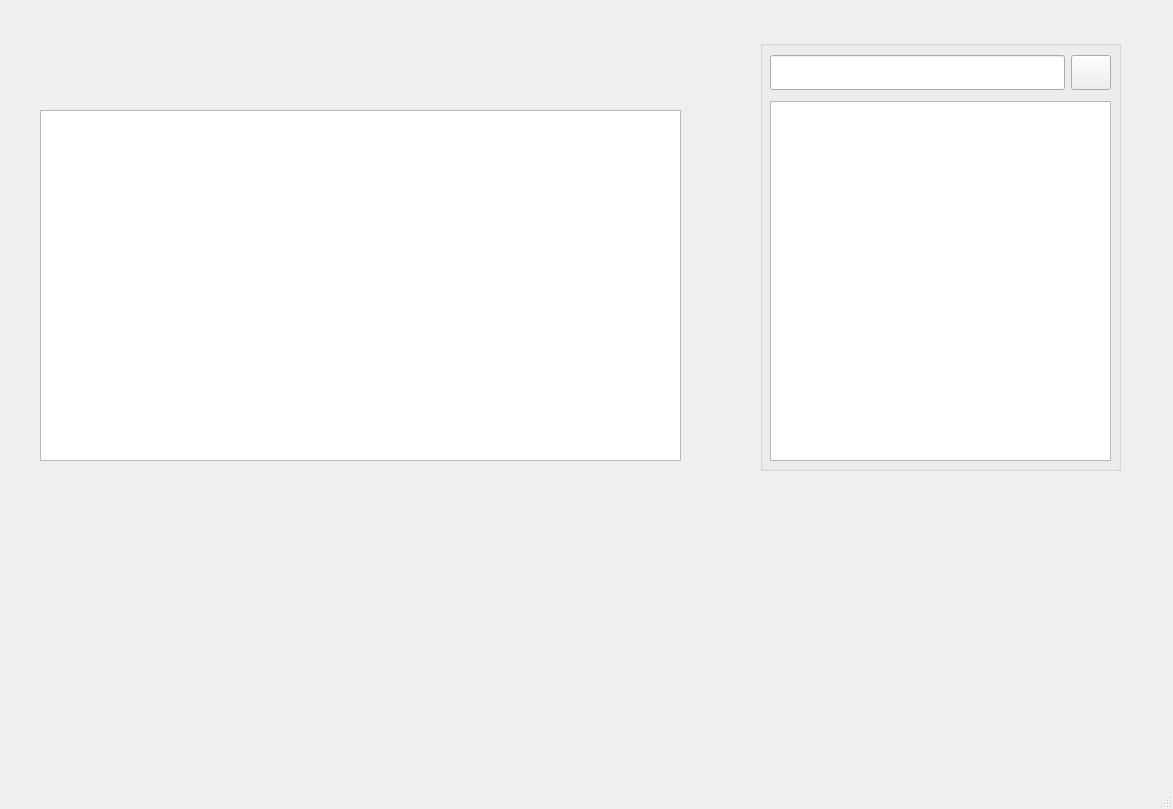
<?xml version="1.0" encoding="UTF-8"?>
<ui version="4.0">
 <class>MainWindow</class>
 <widget class="QMainWindow" name="MainWindow">
  <property name="geometry">
   <rect>
    <x>0</x>
    <y>0</y>
    <width>1173</width>
    <height>809</height>
   </rect>
  </property>
  <property name="windowTitle">
   <string>MainWindow</string>
  </property>
  <widget class="QWidget" name="centralwidget">
   <widget class="QLabel" name="label">
    <property name="geometry">
     <rect>
      <x>0</x>
      <y>0</y>
      <width>1171</width>
      <height>751</height>
     </rect>
    </property>
    <property name="text">
     <string/>
    </property>
    <property name="pixmap">
     <pixmap>../../image/ReadFanfic.png</pixmap>
    </property>
    <property name="scaledContents">
     <bool>true</bool>
    </property>
   </widget>
   <widget class="QLineEdit" name="lineEdit_Title">
    <property name="geometry">
     <rect>
      <x>260</x>
      <y>510</y>
      <width>301</width>
      <height>41</height>
     </rect>
    </property>
    <property name="font">
     <font>
      <pointsize>13</pointsize>
     </font>
    </property>
    <property name="styleSheet">
     <string notr="true">QLineEdit {
    background: transparent;
    border: none;
}</string>
    </property>
    <property name="text">
     <string/>
    </property>
   </widget>
   <widget class="QLineEdit" name="lineEdit_Character">
    <property name="geometry">
     <rect>
      <x>260</x>
      <y>580</y>
      <width>301</width>
      <height>41</height>
     </rect>
    </property>
    <property name="font">
     <font>
      <pointsize>13</pointsize>
     </font>
    </property>
    <property name="styleSheet">
     <string notr="true">QLineEdit {
    background: transparent;
    border: none;
}</string>
    </property>
    <property name="text">
     <string/>
    </property>
   </widget>
   <widget class="QLineEdit" name="lineEdit_Author">
    <property name="geometry">
     <rect>
      <x>820</x>
      <y>510</y>
      <width>311</width>
      <height>41</height>
     </rect>
    </property>
    <property name="font">
     <font>
      <pointsize>13</pointsize>
     </font>
    </property>
    <property name="styleSheet">
     <string notr="true">QLineEdit {
    background: transparent;
    border: none;
}</string>
    </property>
    <property name="text">
     <string/>
    </property>
   </widget>
   <widget class="QLineEdit" name="lineEdit_Date">
    <property name="geometry">
     <rect>
      <x>820</x>
      <y>580</y>
      <width>311</width>
      <height>41</height>
     </rect>
    </property>
    <property name="font">
     <font>
      <pointsize>13</pointsize>
     </font>
    </property>
    <property name="styleSheet">
     <string notr="true">QLineEdit {
    background: transparent;
    border: none;
}</string>
    </property>
    <property name="text">
     <string/>
    </property>
   </widget>
   <widget class="QPushButton" name="pushButton_Back">
    <property name="geometry">
     <rect>
      <x>920</x>
      <y>660</y>
      <width>211</width>
      <height>61</height>
     </rect>
    </property>
    <property name="text">
     <string/>
    </property>
    <property name="flat">
     <bool>true</bool>
    </property>
   </widget>
   <widget class="QTextEdit" name="textEdit">
    <property name="geometry">
     <rect>
      <x>40</x>
      <y>110</y>
      <width>641</width>
      <height>351</height>
     </rect>
    </property>
   </widget>
   <widget class="QGroupBox" name="groupBox">
    <property name="geometry">
     <rect>
      <x>760</x>
      <y>40</y>
      <width>361</width>
      <height>431</height>
     </rect>
    </property>
    <property name="title">
     <string/>
    </property>
    <widget class="QWidget" name="verticalLayoutWidget">
     <property name="geometry">
      <rect>
       <x>10</x>
       <y>10</y>
       <width>341</width>
       <height>411</height>
      </rect>
     </property>
     <layout class="QVBoxLayout" name="verticalLayout">
      <item>
       <layout class="QHBoxLayout" name="horizontalLayout_3" stretch="5,1">
        <property name="sizeConstraint">
         <enum>QLayout::SetMinimumSize</enum>
        </property>
        <property name="topMargin">
         <number>5</number>
        </property>
        <property name="bottomMargin">
         <number>5</number>
        </property>
        <item>
         <widget class="QLineEdit" name="lineEdit_Search">
          <property name="maximumSize">
           <size>
            <width>16777215</width>
            <height>70</height>
           </size>
          </property>
         </widget>
        </item>
        <item>
         <widget class="QPushButton" name="pushButton_Search">
          <property name="minimumSize">
           <size>
            <width>15</width>
            <height>35</height>
           </size>
          </property>
          <property name="maximumSize">
           <size>
            <width>40</width>
            <height>70</height>
           </size>
          </property>
          <property name="text">
           <string/>
          </property>
          <property name="icon">
           <iconset>
            <normaloff>../../image/icon/search.webp</normaloff>../../image/icon/search.webp</iconset>
          </property>
          <property name="iconSize">
           <size>
            <width>25</width>
            <height>25</height>
           </size>
          </property>
         </widget>
        </item>
       </layout>
      </item>
      <item>
       <widget class="QListWidget" name="listWidget"/>
      </item>
     </layout>
    </widget>
   </widget>
   <widget class="QPushButton" name="pushButton_Exit">
    <property name="geometry">
     <rect>
      <x>1120</x>
      <y>0</y>
      <width>51</width>
      <height>51</height>
     </rect>
    </property>
    <property name="text">
     <string/>
    </property>
    <property name="flat">
     <bool>true</bool>
    </property>
   </widget>
  </widget>
  <widget class="QMenuBar" name="menubar">
   <property name="geometry">
    <rect>
     <x>0</x>
     <y>0</y>
     <width>1173</width>
     <height>26</height>
    </rect>
   </property>
  </widget>
  <widget class="QStatusBar" name="statusbar"/>
 </widget>
 <resources/>
 <connections/>
</ui>
